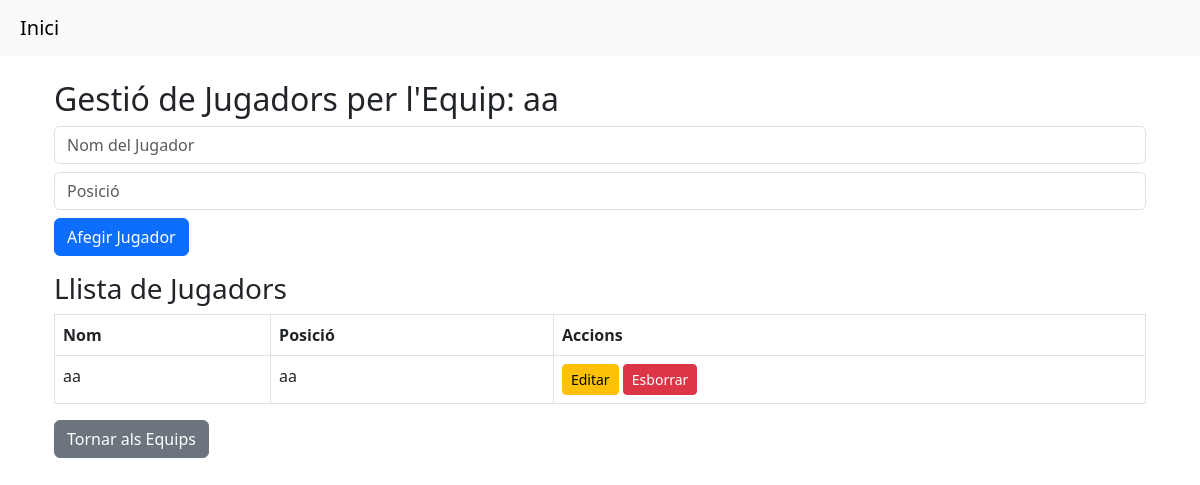
The page /players/1 on the database its author committed.
### models/teams.py (models this page shows)
class Team(Base):
    __tablename__ = 'teams'
    id = Column(Integer, primary_key=True, index=True)
    name = Column(String, index=True)
    role = Column(String)
    collection_id = Column(Integer, ForeignKey("collections.id"), nullable=False)
    collection = relationship("Collection", back_populates="teams")
    players = relationship("Player", back_populates="team")

### models/player.py (models this page shows)
class Player(Base):
    __tablename__ = "players"
    id = Column(Integer, primary_key=True, index=True)
    name = Column(String, index=True, nullable=False)
    position = Column(String, nullable=False)
    team_id = Column(Integer, ForeignKey("teams.id"), nullable=False)
    collection_id = Column(Integer, ForeignKey("collections.id"), nullable=False)  # 🔹 Nou camp
    team = relationship("Team", back_populates="players")
    collection = relationship("Collection", back_populates="players")

### routers/players.py (the view)
@router.get("/players/{team_id}")
def list_players(request: Request, team_id: int, collection_id: int = None, db: Session = Depends(get_db)):
    team = get_team(db, team_id)
    if not team:
        raise HTTPException(status_code=404, detail="Equip no trobat")
    players = get_players_by_team(db, team_id,collection_id)
    return templates.TemplateResponse("players.html", {
        "request": request,
        "team": team,
        "players": players,
  })

### templates/players.html (shortened to what this page needs)
{% extends "base.html" %}
{% block content %}
<!DOCTYPE html>
<html lang="ca">
<head>
</head>
<body>
<div class="container mt-4">
    <h2>Gestió de Jugadors per l'Equip: {{ team.name }}</h2>
    <form action="/players/add/{{ team.id }}" method="POST" class="mb-3">
        <input type="text" name="name" class="form-control mb-2" placeholder="Nom del Jugador" required>
        <input type="text" name="position" class="form-control mb-2" placeholder="Posició" required>
        <button type="submit" class="btn btn-primary">Afegir Jugador</button>
    </form>
    <h3>Llista de Jugadors</h3>
    <table class="table table-bordered">
        <thead>
            <tr>
                <th>Nom</th>
                <th>Posició</th>
                <th>Accions</th>
            </tr>
        </thead>
        <tbody>
            {% for player in players %}
            <tr>
                <td>{{ player.name }}</td>
                <td>{{ player.position }}</td>
                <td>
                    <a href="/players/edit/{{ player.id }}" class="btn btn-warning btn-sm">Editar</a>
                    <form action="/players/delete/{{ player.id }}" method="POST" class="d-inline">
                        <button type="submit" class="btn btn-danger btn-sm" onclick="return confirm('Vols eliminar aquest jugador?');">Esborrar</button>
                    </form>
                </td>
            </tr>
            {% endfor %}
        </tbody>
    </table>
    <a href="/colleccions/{{ team.id }}" class="btn btn-secondary">Tornar als Equips</a>
</div>
</body>
</html>
{% endblock %}

### rows shown on the page
Team: name "aa"
Player: name "aa", position "aa"
